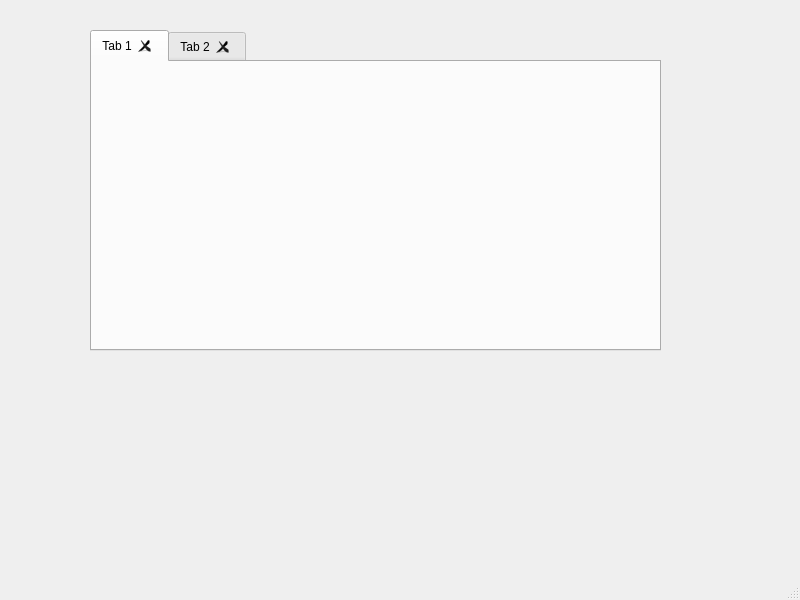
<?xml version="1.0" encoding="UTF-8"?>
<ui version="4.0">
 <class>MainWindow</class>
 <widget class="QMainWindow" name="MainWindow">
  <property name="geometry">
   <rect>
    <x>0</x>
    <y>0</y>
    <width>800</width>
    <height>600</height>
   </rect>
  </property>
  <property name="windowTitle">
   <string>MainWindow</string>
  </property>
  <widget class="QWidget" name="centralwidget">
   <widget class="QTabWidget" name="tabWidget">
    <property name="geometry">
     <rect>
      <x>90</x>
      <y>30</y>
      <width>571</width>
      <height>321</height>
     </rect>
    </property>
    <property name="currentIndex">
     <number>0</number>
    </property>
    <property name="tabsClosable">
     <bool>true</bool>
    </property>
    <widget class="QWidget" name="tab">
     <attribute name="title">
      <string>Tab 1</string>
     </attribute>
     <widget class="QLabel" name="label">
      <property name="geometry">
       <rect>
        <x>14</x>
        <y>15</y>
        <width>241</width>
        <height>171</height>
       </rect>
      </property>
      <property name="text">
       <string/>
      </property>
      <property name="pixmap">
       <pixmap>../tkinter/img/logo.png</pixmap>
      </property>
     </widget>
    </widget>
    <widget class="QWidget" name="tab_2">
     <attribute name="title">
      <string>Tab 2</string>
     </attribute>
     <widget class="QLabel" name="label_2">
      <property name="geometry">
       <rect>
        <x>20</x>
        <y>10</y>
        <width>521</width>
        <height>261</height>
       </rect>
      </property>
      <property name="text">
       <string/>
      </property>
      <property name="pixmap">
       <pixmap>../tkinter/img/vhl.jpg</pixmap>
      </property>
     </widget>
    </widget>
   </widget>
  </widget>
  <widget class="QMenuBar" name="menubar">
   <property name="geometry">
    <rect>
     <x>0</x>
     <y>0</y>
     <width>800</width>
     <height>26</height>
    </rect>
   </property>
  </widget>
  <widget class="QStatusBar" name="statusbar"/>
 </widget>
 <resources/>
 <connections/>
</ui>
